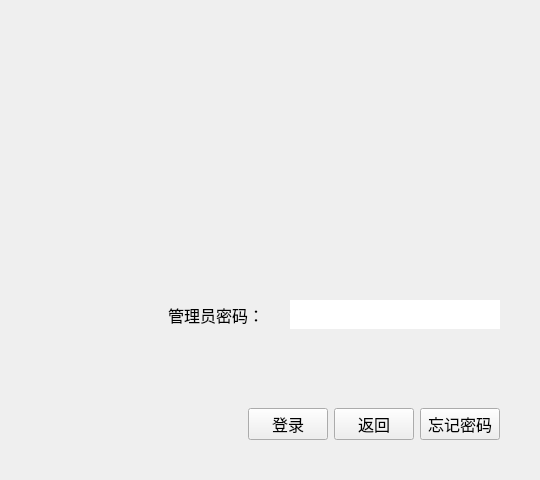
<?xml version="1.0" encoding="UTF-8"?>
<ui version="4.0">
 <class>administratorlogin</class>
 <widget class="QWidget" name="administratorlogin">
  <property name="geometry">
   <rect>
    <x>0</x>
    <y>0</y>
    <width>540</width>
    <height>480</height>
   </rect>
  </property>
  <property name="minimumSize">
   <size>
    <width>540</width>
    <height>480</height>
   </size>
  </property>
  <property name="maximumSize">
   <size>
    <width>540</width>
    <height>480</height>
   </size>
  </property>
  <property name="font">
   <font>
    <family>楷体</family>
    <pointsize>12</pointsize>
   </font>
  </property>
  <property name="windowTitle">
   <string>Form</string>
  </property>
  <layout class="QGridLayout" name="gridLayout">
   <item row="1" column="1">
    <layout class="QVBoxLayout" name="verticalLayout">
     <item>
      <widget class="QWidget" name="widget_2" native="true">
       <layout class="QHBoxLayout" name="horizontalLayout_2">
        <item>
         <widget class="QLabel" name="label">
          <property name="text">
           <string>管理员密码：</string>
          </property>
         </widget>
        </item>
        <item>
         <spacer name="verticalSpacer_2">
          <property name="orientation">
           <enum>Qt::Vertical</enum>
          </property>
          <property name="sizeHint" stdset="0">
           <size>
            <width>20</width>
            <height>30</height>
           </size>
          </property>
         </spacer>
        </item>
        <item>
         <widget class="QLineEdit" name="lineEdit">
          <property name="maxLength">
           <number>8</number>
          </property>
          <property name="frame">
           <bool>false</bool>
          </property>
          <property name="echoMode">
           <enum>QLineEdit::Password</enum>
          </property>
         </widget>
        </item>
       </layout>
      </widget>
     </item>
     <item>
      <widget class="QWidget" name="widget" native="true">
       <layout class="QHBoxLayout" name="horizontalLayout">
        <item>
         <spacer name="horizontalSpacer">
          <property name="orientation">
           <enum>Qt::Horizontal</enum>
          </property>
          <property name="sizeHint" stdset="0">
           <size>
            <width>40</width>
            <height>20</height>
           </size>
          </property>
         </spacer>
        </item>
        <item>
         <spacer name="horizontalSpacer_3">
          <property name="orientation">
           <enum>Qt::Horizontal</enum>
          </property>
          <property name="sizeHint" stdset="0">
           <size>
            <width>40</width>
            <height>20</height>
           </size>
          </property>
         </spacer>
        </item>
        <item>
         <widget class="QPushButton" name="loginbtn">
          <property name="text">
           <string>登录</string>
          </property>
         </widget>
        </item>
        <item>
         <widget class="QPushButton" name="backbtn">
          <property name="text">
           <string>返回</string>
          </property>
         </widget>
        </item>
        <item>
         <widget class="QPushButton" name="forgiveCode">
          <property name="text">
           <string>忘记密码</string>
          </property>
         </widget>
        </item>
       </layout>
      </widget>
     </item>
    </layout>
   </item>
   <item row="2" column="0">
    <spacer name="horizontalSpacer_2">
     <property name="orientation">
      <enum>Qt::Horizontal</enum>
     </property>
     <property name="sizeHint" stdset="0">
      <size>
       <width>40</width>
       <height>20</height>
      </size>
     </property>
    </spacer>
   </item>
   <item row="0" column="2">
    <spacer name="verticalSpacer_3">
     <property name="orientation">
      <enum>Qt::Vertical</enum>
     </property>
     <property name="sizeHint" stdset="0">
      <size>
       <width>20</width>
       <height>225</height>
      </size>
     </property>
    </spacer>
   </item>
  </layout>
 </widget>
 <resources/>
 <connections/>
</ui>
